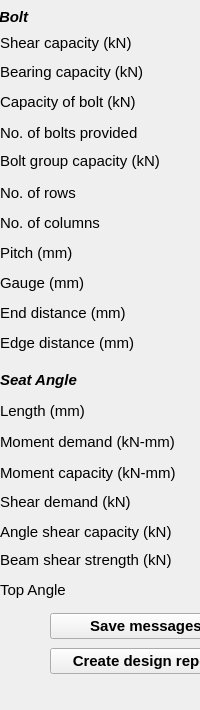
  <widget class="QDockWidget" name="outputDock">
   <property name="sizePolicy">
    <sizepolicy hsizetype="Preferred" vsizetype="Preferred">
     <horstretch>0</horstretch>
     <verstretch>0</verstretch>
    </sizepolicy>
   </property>
   <property name="minimumSize">
    <size>
     <width>125</width>
     <height>710</height>
    </size>
   </property>
   <property name="maximumSize">
    <size>
     <width>310</width>
     <height>710</height>
    </size>
   </property>
   <property name="font">
    <font>
     <family>Arial</family>
     <pointsize>11</pointsize>
     <weight>75</weight>
     <bold>true</bold>
    </font>
   </property>
   <property name="windowTitle">
    <string>Output dock</string>
   </property>
   <attribute name="dockWidgetArea">
    <number>2</number>
   </attribute>
   <widget class="QWidget" name="dockWidgetContents_2">
    <widget class="QLineEdit" name="txt_no_bolts">
     <property name="geometry">
      <rect>
       <x>200</x>
       <y>120</y>
       <width>100</width>
       <height>25</height>
      </rect>
     </property>
     <property name="font">
      <font>
       <family>Arial</family>
       <weight>50</weight>
       <bold>false</bold>
      </font>
     </property>
     <property name="readOnly">
      <bool>true</bool>
     </property>
    </widget>
    <widget class="QLabel" name="lbl_txtNoBolts">
     <property name="geometry">
      <rect>
       <x>0</x>
       <y>120</y>
       <width>191</width>
       <height>25</height>
      </rect>
     </property>
     <property name="font">
      <font>
       <family>Arial</family>
       <pointsize>11</pointsize>
       <weight>50</weight>
       <bold>false</bold>
      </font>
     </property>
     <property name="text">
      <string>No. of bolts provided</string>
     </property>
    </widget>
    <widget class="QLineEdit" name="txt_bolt_shear_capacity">
     <property name="geometry">
      <rect>
       <x>200</x>
       <y>30</y>
       <width>100</width>
       <height>25</height>
      </rect>
     </property>
     <property name="font">
      <font>
       <family>Arial</family>
       <weight>50</weight>
       <bold>false</bold>
      </font>
     </property>
     <property name="text">
      <string/>
     </property>
     <property name="readOnly">
      <bool>true</bool>
     </property>
    </widget>
    <widget class="QLineEdit" name="txt_bolt_pitch">
     <property name="geometry">
      <rect>
       <x>200</x>
       <y>240</y>
       <width>100</width>
       <height>25</height>
      </rect>
     </property>
     <property name="font">
      <font>
       <family>Arial</family>
       <weight>50</weight>
       <bold>false</bold>
      </font>
     </property>
     <property name="readOnly">
      <bool>true</bool>
     </property>
    </widget>
    <widget class="QLineEdit" name="txt_bolt_gauge">
     <property name="geometry">
      <rect>
       <x>200</x>
       <y>270</y>
       <width>100</width>
       <height>25</height>
      </rect>
     </property>
     <property name="font">
      <font>
       <family>Arial</family>
       <weight>50</weight>
       <bold>false</bold>
      </font>
     </property>
     <property name="readOnly">
      <bool>true</bool>
     </property>
    </widget>
    <widget class="QLineEdit" name="txt_bolt_capacity">
     <property name="geometry">
      <rect>
       <x>200</x>
       <y>90</y>
       <width>100</width>
       <height>25</height>
      </rect>
     </property>
     <property name="font">
      <font>
       <family>Arial</family>
       <weight>50</weight>
       <bold>false</bold>
      </font>
     </property>
     <property name="readOnly">
      <bool>true</bool>
     </property>
    </widget>
    <widget class="QLineEdit" name="txt_bolt_cols">
     <property name="geometry">
      <rect>
       <x>200</x>
       <y>210</y>
       <width>100</width>
       <height>25</height>
      </rect>
     </property>
     <property name="font">
      <font>
       <family>Arial</family>
       <weight>50</weight>
       <bold>false</bold>
      </font>
     </property>
     <property name="readOnly">
      <bool>true</bool>
     </property>
    </widget>
    <widget class="QLineEdit" name="txt_bolt_rows">
     <property name="geometry">
      <rect>
       <x>200</x>
       <y>180</y>
       <width>100</width>
       <height>25</height>
      </rect>
     </property>
     <property name="font">
      <font>
       <family>Arial</family>
       <weight>50</weight>
       <bold>false</bold>
      </font>
     </property>
     <property name="readOnly">
      <bool>true</bool>
     </property>
    </widget>
    <widget class="QLabel" name="lbl_txtGauge">
     <property name="geometry">
      <rect>
       <x>0</x>
       <y>270</y>
       <width>130</width>
       <height>25</height>
      </rect>
     </property>
     <property name="font">
      <font>
       <family>Arial</family>
       <pointsize>11</pointsize>
       <weight>50</weight>
       <bold>false</bold>
      </font>
     </property>
     <property name="text">
      <string>Gauge (mm)</string>
     </property>
    </widget>
    <widget class="QLabel" name="lbl_txtBoltCapacity">
     <property name="geometry">
      <rect>
       <x>0</x>
       <y>90</y>
       <width>179</width>
       <height>25</height>
      </rect>
     </property>
     <property name="font">
      <font>
       <family>Arial</family>
       <pointsize>11</pointsize>
       <weight>50</weight>
       <bold>false</bold>
      </font>
     </property>
     <property name="text">
      <string>&lt;html&gt;&lt;head/&gt;&lt;body&gt;&lt;p&gt;Capacity of bolt (kN)&lt;/p&gt;&lt;/body&gt;&lt;/html&gt;</string>
     </property>
    </widget>
    <widget class="QLineEdit" name="txt_bolt_bearing_capacity">
     <property name="geometry">
      <rect>
       <x>200</x>
       <y>60</y>
       <width>100</width>
       <height>25</height>
      </rect>
     </property>
     <property name="font">
      <font>
       <family>Arial</family>
       <weight>50</weight>
       <bold>false</bold>
      </font>
     </property>
     <property name="readOnly">
      <bool>true</bool>
     </property>
    </widget>
    <widget class="QLabel" name="lbl_txtEndDist">
     <property name="geometry">
      <rect>
       <x>0</x>
       <y>300</y>
       <width>179</width>
       <height>25</height>
      </rect>
     </property>
     <property name="font">
      <font>
       <family>Arial</family>
       <pointsize>11</pointsize>
       <weight>50</weight>
       <bold>false</bold>
      </font>
     </property>
     <property name="text">
      <string>End distance (mm)</string>
     </property>
    </widget>
    <widget class="QLabel" name="lbl_txtcol">
     <property name="geometry">
      <rect>
       <x>0</x>
       <y>210</y>
       <width>130</width>
       <height>25</height>
      </rect>
     </property>
     <property name="font">
      <font>
       <family>Arial</family>
       <pointsize>11</pointsize>
       <weight>50</weight>
       <bold>false</bold>
      </font>
     </property>
     <property name="text">
      <string>No. of columns</string>
     </property>
    </widget>
    <widget class="QLabel" name="lbl_txtPitch">
     <property name="geometry">
      <rect>
       <x>0</x>
       <y>240</y>
       <width>130</width>
       <height>25</height>
      </rect>
     </property>
     <property name="font">
      <font>
       <family>Arial</family>
       <pointsize>11</pointsize>
       <weight>50</weight>
       <bold>false</bold>
      </font>
     </property>
     <property name="text">
      <string>Pitch (mm)</string>
     </property>
    </widget>
    <widget class="QLineEdit" name="txt_edge_distance">
     <property name="geometry">
      <rect>
       <x>200</x>
       <y>330</y>
       <width>100</width>
       <height>25</height>
      </rect>
     </property>
     <property name="font">
      <font>
       <family>Arial</family>
       <weight>50</weight>
       <bold>false</bold>
      </font>
     </property>
     <property name="readOnly">
      <bool>true</bool>
     </property>
    </widget>
    <widget class="QLabel" name="lbl_txtrow">
     <property name="geometry">
      <rect>
       <x>0</x>
       <y>180</y>
       <width>130</width>
       <height>25</height>
      </rect>
     </property>
     <property name="font">
      <font>
       <family>Arial</family>
       <pointsize>11</pointsize>
       <weight>50</weight>
       <bold>false</bold>
      </font>
     </property>
     <property name="text">
      <string>No. of rows</string>
     </property>
    </widget>
    <widget class="QLabel" name="lbl_txtEdgeDist">
     <property name="geometry">
      <rect>
       <x>0</x>
       <y>330</y>
       <width>179</width>
       <height>25</height>
      </rect>
     </property>
     <property name="font">
      <font>
       <family>Arial</family>
       <pointsize>11</pointsize>
       <weight>50</weight>
       <bold>false</bold>
      </font>
     </property>
     <property name="text">
      <string>Edge distance (mm)</string>
     </property>
    </widget>
    <widget class="QLabel" name="lbl_txtShearCapacity">
     <property name="geometry">
      <rect>
       <x>0</x>
       <y>30</y>
       <width>161</width>
       <height>25</height>
      </rect>
     </property>
     <property name="font">
      <font>
       <family>Arial</family>
       <pointsize>11</pointsize>
       <weight>50</weight>
       <bold>false</bold>
      </font>
     </property>
     <property name="text">
      <string>Shear capacity (kN)</string>
     </property>
    </widget>
    <widget class="QLineEdit" name="txt_end_distance">
     <property name="geometry">
      <rect>
       <x>200</x>
       <y>300</y>
       <width>100</width>
       <height>25</height>
      </rect>
     </property>
     <property name="font">
      <font>
       <family>Arial</family>
       <weight>50</weight>
       <bold>false</bold>
      </font>
     </property>
     <property name="readOnly">
      <bool>true</bool>
     </property>
    </widget>
    <widget class="QLabel" name="lbl_BoltOutput">
     <property name="geometry">
      <rect>
       <x>-1</x>
       <y>7</y>
       <width>66</width>
       <height>20</height>
      </rect>
     </property>
     <property name="font">
      <font>
       <family>Arial</family>
       <pointsize>11</pointsize>
       <weight>50</weight>
       <bold>false</bold>
      </font>
     </property>
     <property name="text">
      <string>&lt;html&gt;&lt;head/&gt;&lt;body&gt;&lt;p&gt;&lt;span style=&quot; font-weight:600; font-style:italic;&quot;&gt;Bolt&lt;/span&gt;&lt;/p&gt;&lt;/body&gt;&lt;/html&gt;</string>
     </property>
    </widget>
    <widget class="QLabel" name="lbl_txtBearingCapacity">
     <property name="geometry">
      <rect>
       <x>0</x>
       <y>60</y>
       <width>179</width>
       <height>25</height>
      </rect>
     </property>
     <property name="font">
      <font>
       <family>Arial</family>
       <pointsize>11</pointsize>
       <weight>50</weight>
       <bold>false</bold>
      </font>
     </property>
     <property name="text">
      <string>&lt;html&gt;&lt;head/&gt;&lt;body&gt;&lt;p&gt;Bearing capacity (kN)&lt;/p&gt;&lt;/body&gt;&lt;/html&gt;</string>
     </property>
    </widget>
    <widget class="QLabel" name="lbl_txtMomntCapacity">
     <property name="geometry">
      <rect>
       <x>0</x>
       <y>460</y>
       <width>191</width>
       <height>25</height>
      </rect>
     </property>
     <property name="font">
      <font>
       <family>Arial</family>
       <pointsize>11</pointsize>
       <weight>50</weight>
       <bold>false</bold>
      </font>
     </property>
     <property name="text">
      <string>Moment capacity (kN-mm)</string>
     </property>
    </widget>
    <widget class="QLineEdit" name="txt_moment_capacity">
     <property name="geometry">
      <rect>
       <x>200</x>
       <y>460</y>
       <width>100</width>
       <height>25</height>
      </rect>
     </property>
     <property name="font">
      <font>
       <family>Arial</family>
       <weight>50</weight>
       <bold>false</bold>
      </font>
     </property>
     <property name="readOnly">
      <bool>true</bool>
     </property>
    </widget>
    <widget class="QLineEdit" name="txt_moment_demand">
     <property name="geometry">
      <rect>
       <x>200</x>
       <y>430</y>
       <width>100</width>
       <height>25</height>
      </rect>
     </property>
     <property name="font">
      <font>
       <family>Arial</family>
       <weight>50</weight>
       <bold>false</bold>
      </font>
     </property>
     <property name="readOnly">
      <bool>true</bool>
     </property>
    </widget>
    <widget class="QLabel" name="lbl_txtExtMomnt">
     <property name="geometry">
      <rect>
       <x>0</x>
       <y>430</y>
       <width>191</width>
       <height>25</height>
      </rect>
     </property>
     <property name="font">
      <font>
       <family>Arial</family>
       <pointsize>11</pointsize>
       <weight>50</weight>
       <bold>false</bold>
      </font>
     </property>
     <property name="focusPolicy">
      <enum>Qt::NoFocus</enum>
     </property>
     <property name="text">
      <string>&lt;html&gt;&lt;head/&gt;&lt;body&gt;&lt;p&gt;Moment demand (kN-mm)&lt;/p&gt;&lt;/body&gt;&lt;/html&gt;</string>
     </property>
    </widget>
    <widget class="QLabel" name="lbl_txtShearDemand">
     <property name="geometry">
      <rect>
       <x>0</x>
       <y>490</y>
       <width>191</width>
       <height>25</height>
      </rect>
     </property>
     <property name="font">
      <font>
       <family>Arial</family>
       <pointsize>11</pointsize>
       <weight>50</weight>
       <bold>false</bold>
      </font>
     </property>
     <property name="text">
      <string>&lt;html&gt;&lt;head/&gt;&lt;body&gt;&lt;p&gt;Shear demand (kN)&lt;/p&gt;&lt;/body&gt;&lt;/html&gt;</string>
     </property>
    </widget>
    <widget class="QLineEdit" name="txt_seat_shear_demand">
     <property name="geometry">
      <rect>
       <x>200</x>
       <y>490</y>
       <width>100</width>
       <height>25</height>
      </rect>
     </property>
     <property name="font">
      <font>
       <family>Arial</family>
       <weight>50</weight>
       <bold>false</bold>
      </font>
     </property>
     <property name="readOnly">
      <bool>true</bool>
     </property>
    </widget>
    <widget class="QLabel" name="lbl_txtSeatLength">
     <property name="geometry">
      <rect>
       <x>0</x>
       <y>400</y>
       <width>100</width>
       <height>22</height>
      </rect>
     </property>
     <property name="font">
      <font>
       <family>Arial</family>
       <pointsize>11</pointsize>
       <weight>50</weight>
       <bold>false</bold>
      </font>
     </property>
     <property name="text">
      <string>Length (mm)</string>
     </property>
    </widget>
    <widget class="QLineEdit" name="txt_seat_length">
     <property name="geometry">
      <rect>
       <x>200</x>
       <y>400</y>
       <width>100</width>
       <height>25</height>
      </rect>
     </property>
     <property name="font">
      <font>
       <family>Arial</family>
       <weight>50</weight>
       <bold>false</bold>
      </font>
     </property>
     <property name="readOnly">
      <bool>true</bool>
     </property>
    </widget>
    <widget class="QLabel" name="lbl_txtBoltGroupCapacity">
     <property name="geometry">
      <rect>
       <x>0</x>
       <y>150</y>
       <width>200</width>
       <height>22</height>
      </rect>
     </property>
     <property name="font">
      <font>
       <family>Arial</family>
       <pointsize>11</pointsize>
       <weight>50</weight>
       <bold>false</bold>
      </font>
     </property>
     <property name="text">
      <string>Bolt group capacity (kN)</string>
     </property>
    </widget>
    <widget class="QLineEdit" name="txt_bolt_group_capacity">
     <property name="geometry">
      <rect>
       <x>200</x>
       <y>150</y>
       <width>100</width>
       <height>25</height>
      </rect>
     </property>
     <property name="font">
      <font>
       <family>Arial</family>
       <weight>50</weight>
       <bold>false</bold>
      </font>
     </property>
     <property name="readOnly">
      <bool>true</bool>
     </property>
    </widget>
    <widget class="QLabel" name="lbl_SeatAngle">
     <property name="geometry">
      <rect>
       <x>0</x>
       <y>365</y>
       <width>111</width>
       <height>31</height>
      </rect>
     </property>
     <property name="font">
      <font>
       <family>Arial</family>
       <pointsize>11</pointsize>
       <weight>50</weight>
       <bold>false</bold>
      </font>
     </property>
     <property name="text">
      <string>&lt;html&gt;&lt;head/&gt;&lt;body&gt;&lt;p&gt;&lt;span style=&quot; font-weight:600; font-style:italic;&quot;&gt;Seat Angle&lt;/span&gt;&lt;/p&gt;&lt;/body&gt;&lt;/html&gt;</string>
     </property>
    </widget>
    <widget class="QLineEdit" name="txt_seat_shear_capacity">
     <property name="geometry">
      <rect>
       <x>200</x>
       <y>520</y>
       <width>100</width>
       <height>25</height>
      </rect>
     </property>
     <property name="font">
      <font>
       <family>Arial</family>
       <weight>50</weight>
       <bold>false</bold>
      </font>
     </property>
     <property name="readOnly">
      <bool>true</bool>
     </property>
    </widget>
    <widget class="QLabel" name="lbl_txtShearCapacity_2">
     <property name="geometry">
      <rect>
       <x>0</x>
       <y>520</y>
       <width>191</width>
       <height>25</height>
      </rect>
     </property>
     <property name="font">
      <font>
       <family>Arial</family>
       <pointsize>11</pointsize>
       <weight>50</weight>
       <bold>false</bold>
      </font>
     </property>
     <property name="text">
      <string>&lt;html&gt;&lt;head/&gt;&lt;body&gt;&lt;p&gt;Angle shear capacity (kN)&lt;/p&gt;&lt;/body&gt;&lt;/html&gt;</string>
     </property>
    </widget>
    <widget class="QLineEdit" name="txt_beam_shear_strength">
     <property name="geometry">
      <rect>
       <x>200</x>
       <y>550</y>
       <width>100</width>
       <height>25</height>
      </rect>
     </property>
     <property name="font">
      <font>
       <family>Arial</family>
       <weight>50</weight>
       <bold>false</bold>
      </font>
     </property>
     <property name="readOnly">
      <bool>true</bool>
     </property>
    </widget>
    <widget class="QLabel" name="label_174">
     <property name="geometry">
      <rect>
       <x>0</x>
       <y>550</y>
       <width>171</width>
       <height>21</height>
      </rect>
     </property>
     <property name="font">
      <font>
       <family>Arial</family>
       <pointsize>11</pointsize>
       <weight>50</weight>
       <bold>false</bold>
      </font>
     </property>
     <property name="text">
      <string>&lt;html&gt;&lt;head/&gt;&lt;body&gt;&lt;p&gt;Beam shear strength (kN)&lt;/p&gt;&lt;/body&gt;&lt;/html&gt;</string>
     </property>
    </widget>
    <widget class="QWidget" name="layoutWidget">
     <property name="geometry">
      <rect>
       <x>50</x>
       <y>610</y>
       <width>192</width>
       <height>69</height>
      </rect>
     </property>
     <layout class="QVBoxLayout" name="verticalLayout_2">
      <item>
       <widget class="QPushButton" name="btn_SaveMessages">
        <property name="toolTip">
         <string>Save Log Messages</string>
        </property>
        <property name="text">
         <string>Save messages</string>
        </property>
       </widget>
      </item>
      <item>
       <widget class="QPushButton" name="btn_CreateDesign">
        <property name="toolTip">
         <string>Create Design Report</string>
        </property>
        <property name="text">
         <string>Create design report</string>
        </property>
       </widget>
      </item>
     </layout>
    </widget>
    <widget class="QLineEdit" name="txt_top_angle">
     <property name="geometry">
      <rect>
       <x>200</x>
       <y>580</y>
       <width>100</width>
       <height>25</height>
      </rect>
     </property>
     <property name="font">
      <font>
       <family>Arial</family>
       <weight>50</weight>
       <bold>false</bold>
      </font>
     </property>
     <property name="readOnly">
      <bool>true</bool>
     </property>
    </widget>
    <widget class="QLabel" name="label_175">
     <property name="geometry">
      <rect>
       <x>0</x>
       <y>580</y>
       <width>171</width>
       <height>21</height>
      </rect>
     </property>
     <property name="font">
      <font>
       <family>Arial</family>
       <pointsize>11</pointsize>
       <weight>50</weight>
       <bold>false</bold>
      </font>
     </property>
     <property name="text">
      <string>&lt;html&gt;&lt;head/&gt;&lt;body&gt;&lt;p&gt;Top Angle&lt;/p&gt;&lt;/body&gt;&lt;/html&gt;</string>
     </property>
    </widget>
   </widget>
  </widget>
